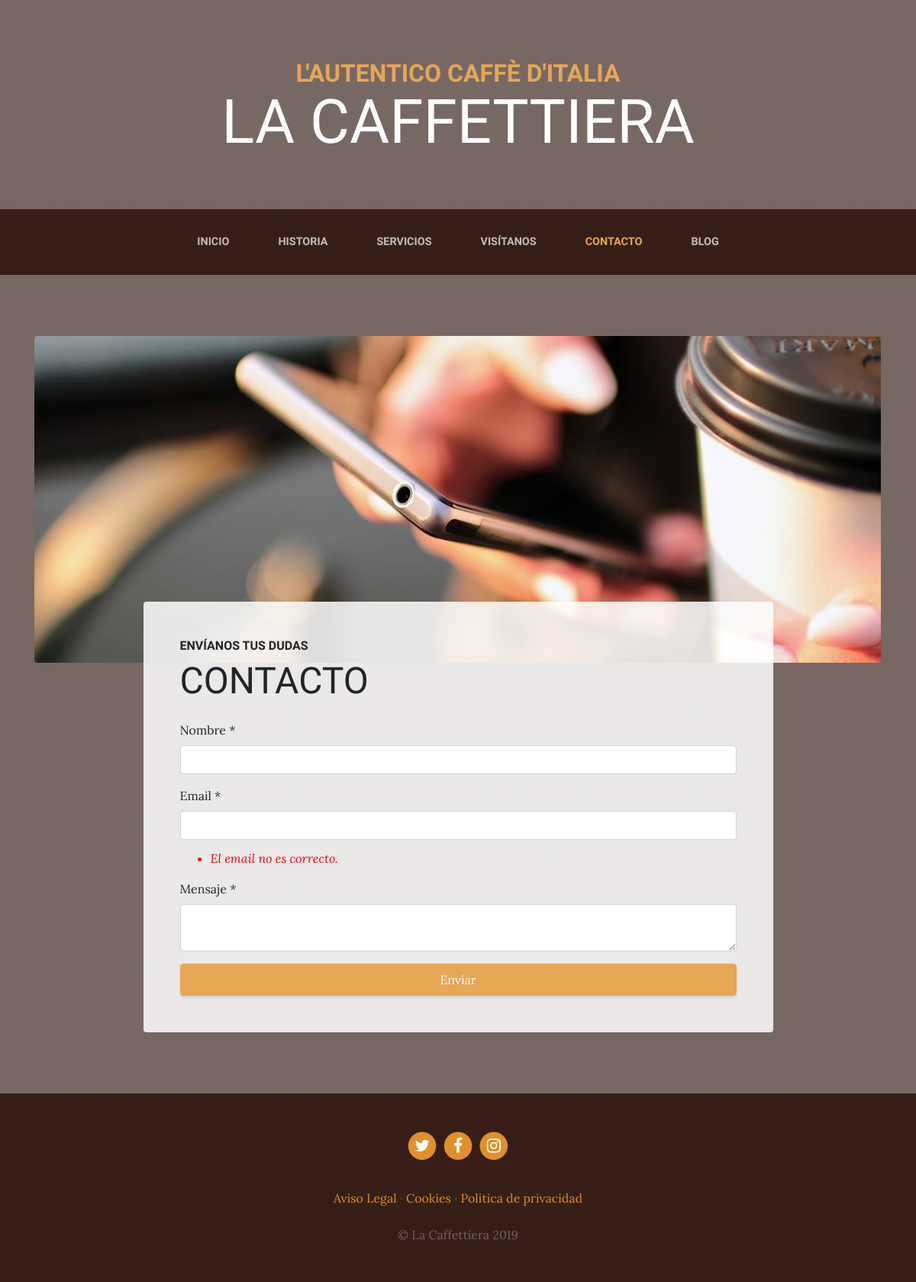
Page /contact/ on the committed database.
### pages/models.py (models this page shows, shortened)
class Page(models.Model):
    title=models.CharField(verbose_name="Título", max_length=100)
    content=models.TextField(verbose_name="Contenido")
    created=models.DateTimeField(auto_now_add=True, verbose_name="Fecha de creación")
    updated=models.DateTimeField(auto_now=True, verbose_name="Fecha de actualización")
    class Meta:
        verbose_name="página"
        verbose_name_plural="páginas"
        ordering=['title']

### core/views.py (the view)
# urls.py: path('contact/', views.contact, name="contact"),
def contact(request):
    return render(request, "core/contact.html")

### pages/templatetags/pages_extras.py (called while the page is built)
@register.simple_tag
def get_page_list():
    pages=Page.objects.all()
    return pages

### social/processor.py (called while the page is built)
def ctx_dict(request):
    ctx={}
    links=Link.objects.all()
    for link in links:
        ctx[link.key]=link.url
    return ctx

### core/templates/core/contact.html
{% extends 'core/base.html' %}
{% block content %}
{% load static %}
    <section class="page-section about-heading">
      <div class="container">
        <img class="img-fluid rounded about-heading-img mb-3 mb-lg-0" src="{% static 'core/img/contact.jpg' %}" alt="">
        <div class="about-heading-content">
          <div class="row">
            <div class="col-xl-9 col-lg-10 mx-auto">
              <div class="bg-faded rounded p-5">
                <h2 class="section-heading mb-4">
                  <span class="section-heading-upper">Envíanos tus dudas</span>
                  <span class="section-heading-lower">Contacto</span>
                </h2>
                <form>
                    <div class="form-group">
                        <label>Nombre *</label>
                        <div class="input-group">
                            <input type="text" class="form-control">
                        </div>
                    </div>
                    <div class="form-group">
                        <label>Email *</label>
                        <div class="input-group">
                            <input type="text" class="form-control">
                        </div>
                        <ul class="errorlist">
                            <li>El email no es correcto.</li>
                        </ul>
                    </div>
                    <div class="form-group">
                        <label>Mensaje *</label>
                        <div class="input-group">
                            <textarea class="form-control"></textarea>
                        </div>
                    </div>
                    <div class="text-center">
                        <input type="submit" class="btn btn-primary btn-block py-2" value="Enviar">
                    </div>
                </form>
              </div>
            </div>
          </div>
        </div>
      </div>
    </section>
{% endblock %}

### core/templates/core/base.html (shortened to what this page needs)
<!DOCTYPE html>
<html lang="es">
  <head>
    {% load static %}
    <link href="{% static 'core/vendor/bootstrap/css/bootstrap.min.css' %}" rel="stylesheet">
    <link href="{% static 'core/vendor/font-awesome/css/font-awesome.min.css' %}" rel="stylesheet" type="text/css">
    <link href="{% static 'core/css/business-casual.css' %}" rel="stylesheet">
  </head>
  <body>
    <h1 class="site-heading text-center text-white d-none d-lg-block">
      <span class="site-heading-upper text-primary mb-3">L'autentico caffè d'italia</span>
      <span class="site-heading-lower">La Caffettiera</span>
    </h1>
    <nav class="navbar navbar-expand-lg navbar-dark py-lg-4" id="mainNav">
      <div class="container">
        <div class="collapse navbar-collapse" id="navbarResponsive">
          <ul class="navbar-nav mx-auto">
            <li class="nav-item {% if request.path == '/' %} active {% endif %} px-lg-4">
              <a class="nav-link text-uppercase text-expanded" href="{% url 'home' %}">Inicio</a>
            </li>
            <li class="nav-item {% if request.path == '/about/' %} active {% endif %} px-lg-4">
              <a class="nav-link text-uppercase text-expanded" href="{% url 'about' %}">Historia</a>
            </li>
            <li class="nav-item {% if request.path == '/services/' %} active {% endif %} px-lg-4">
              <a class="nav-link text-uppercase text-expanded" href="{% url 'services' %}">Servicios</a>
            </li>
            <li class="nav-item {% if request.path == '/store/' %} active {% endif %} px-lg-4">
              <a class="nav-link text-uppercase text-expanded" href="{% url 'store' %}">Visítanos</a>
            </li>
            <li class="nav-item {% if request.path == '/contact/' %} active {% endif %} px-lg-4">
              <a class="nav-link text-uppercase text-expanded" href="{% url 'contact' %}">Contacto</a>
            </li>
            <li class="nav-item {% if request.path == '/bloc/' %} active {% endif %} px-lg-4">
              <a class="nav-link text-uppercase text-expanded" href="{% url 'blog' %}">Blog</a>
            </li>
          </ul>
        </div>
      </div>
    </nav>
    {% block content %}{% endblock %}
    <footer class="footer text-faded text-center py-5">
      <div class="container">
        <p class="m-0">
          {% if LINK_TWITTER %}
          <a href="{{LINK_TWITTER}}" class="link">
            <span class="fa-stack fa-lg">
              <i class="fa fa-circle fa-stack-2x"></i>
              <i class="fa fa-twitter fa-stack-1x fa-inverse"></i>
            </span>
          </a>
          {% endif %}
          {% if LINK_FACEBOOK %}
          <a href="{{LINK_FACEBOOK}}" class="link">
            <span class="fa-stack fa-lg">
              <i class="fa fa-circle fa-stack-2x"></i>
              <i class="fa fa-facebook fa-stack-1x fa-inverse"></i>
            </span>
          </a>
          {% endif %}
          {% if LINK_INSTAGRAM %}
          <a href="{{LINK_INSTAGRAM}}" class="link">
            <span class="fa-stack fa-lg">
              <i class="fa fa-circle fa-stack-2x"></i>
              <i class="fa fa-instagram fa-stack-1x fa-inverse"></i>
            </span>
          </a>
          {% endif %}
        </p>
        <p class="m-0 mbt">
          {% load pages_extras %}
          {% get_page_list as page_list %}
          {% for page in page_list %}
          <a href="{% url 'page' page.id %}" class="link">{{page.title}}</a>{%if not forloop.last%} ·{% endif %}
          {% endfor %}
        </p>
        <p class="m-0 mbt1">&copy; La Caffettiera 2019</p>
      </div>
	</footer>
  </body>
</html>

### core/static/core/css/business-casual.css (style rules this page uses)
body { font-family: 'Lora'; background: linear-gradient(rgba(47, 23, 15, 0.65), rgba(47, 23, 15, 0.65)), url("../img/bg.jpg"); background-attachment: fixed; background-position: center; background-size: cover; }
h1, h2, h3, h4, h5, h6 { font-family: 'Raleway'; }
p { line-height: 1.75; }
.text-faded { color: rgba(255, 255, 255, 0.3); }
.site-heading { margin-top: 5rem; margin-bottom: 5rem; text-transform: uppercase; line-height: 1; font-family: 'Raleway'; }
.site-heading .site-heading-upper { display: block; font-size: 2rem; font-weight: 800; }
.site-heading .site-heading-lower { font-size: 5rem; font-weight: 100; line-height: 4rem; }
.page-section { margin-top: 5rem; margin-bottom: 5rem; }
.section-heading { text-transform: uppercase; }
.section-heading .section-heading-upper { display: block; font-size: 1rem; font-weight: 800; padding-bottom:.5rem; }
.section-heading .section-heading-lower { display: block; font-size: 3rem; font-weight: 100; }
.bg-faded { background-color: rgba(255, 255, 255, 0.85); }
#mainNav { background-color: rgba(47, 23, 15, 0.9); font-family: 'Raleway'; }
#mainNav .navbar-nav .nav-item .nav-link { color: rgba(255, 255, 255, 0.7); font-weight: 800; }
#mainNav .navbar-nav .nav-item.active .nav-link { color: #e6a756; }
@media (min-width: 992px) { #mainNav .navbar-nav .nav-item .nav-link { font-size: 0.9rem; } }
@media (min-width: 992px) { .about-heading .about-heading-img { position: relative; z-index: 0; } }
@media (min-width: 992px) { .about-heading .about-heading-content { margin-top: -5rem; position: relative; z-index: 1; } }
.footer { background-color: rgba(47, 23, 15, 0.9); }
.text-primary { color: #e6a756 !important; }
.btn { box-shadow: 0px 3px 3px 0px rgba(33, 37, 41, 0.1); }
.btn-primary { background-color: #e6a756; border-color: #e6a756; }
.mbt { padding-top: 2rem; }
.mbt1 { padding-top: 1.25rem; }
a.link { color: #df902a; }
ul.errorlist { padding-top: .75rem; font-style: italic; color: red; }

### rows in the picture
Page: title "Aviso Legal"
Page: title "Cookies"
Page: title "Politica de privacidad"
